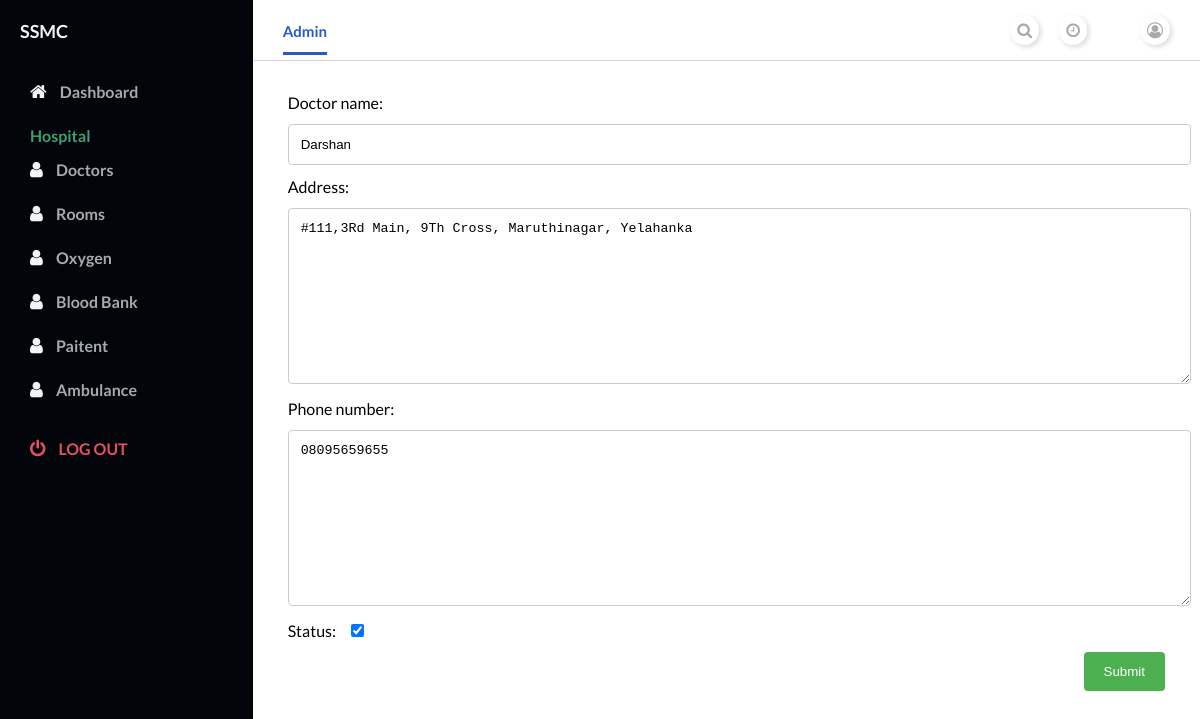
Screenshot of /hospital/dashboard/doctoredit/2/ (signed in) with the database file from the repository.
### hospital/models.py (models this page shows, shortened)
class DoctorModel(models.Model):
    hospital = models.ForeignKey(User, on_delete=models.CASCADE,
                               related_name='hospital')
    doctor_name=models.CharField(max_length=50, null=False, blank=False)
    phone_number = PhoneField(blank=True, help_text='Contact phone number')
    address=models.TextField(blank=True,null=True,default="")
    status=models.BooleanField(default=False)
    class Meta:
        unique_together = ("doctor_name",)
        ordering = ('-status',)

### accounts/models.py (models this page shows, shortened)
class User(AbstractUser):
    username = None
    role = models.CharField(max_length=12, error_messages={
        'required': "Role must be provided"
    })
    gender = models.CharField(max_length=10, blank=True, null=True, default="")
    email = models.EmailField(unique=True, blank=False,
                              error_messages={
                                  'unique': "A user with that email already exists.",
                              })
    address=models.TextField(blank=True,null=True,default="")
    phone_number = PhoneField(blank=True, help_text='Contact phone number')
    pincode=models.CharField( max_length=6, default="")
    USERNAME_FIELD = "email"
    REQUIRED_FIELDS = []
    objects = UserManager()

### hospital/views.py (the view, shortened to what this page needs)
# urls.py: path('doctoredit/<int:pk>/',ItemUpdateView.as_view(), name='doctor-edit'),
class ItemUpdateView(UpdateView):
    model = DoctorModel
    form_class = DoctorStatusUpdateForm
    context_object_name = 'd'
    template_name = 'hospital/doctoredit.html'
    @method_decorator(login_required(login_url=reverse_lazy('accounts:login')))
    @method_decorator(user_is_hospital)
    def dispatch(self, *args, **kwargs):
        self.id = kwargs['pk']
        return super(ItemUpdateView, self).dispatch(*args, **kwargs)

### hospital/forms.py
class DoctorStatusUpdateForm(forms.ModelForm):
    class Meta:
        model=DoctorModel
        fields=['doctor_name','address','phone_number','status',]

### templates/hospital/doctoredit.html (shortened to what this page needs)
{% extends 'hospital/home.html' %}
{% load static %}
{% block content %}
<main>
    <div class="main__container">
      <form action="{% url 'hospital:doctor-edit'  pk=d.id %}" method="post">
{{form.as_p}}
<input type="submit" value="Submit">
</form>
    </div>
  </main>
{% endblock %}

### templates/hospital/home.html (shortened to what this page needs)
{% load static %}
<!DOCTYPE html>
<html lang="en">
<head>
    <link
      rel="stylesheet"
      href="https://stackpath.bootstrapcdn.com/font-awesome/4.7.0/css/font-awesome.min.css"
    />
    <link rel="stylesheet" href="{% static 'dashboard/style.css' %}" />
</head>
<body id="body">
    <div class="container">
    <nav class="navbar">
      <div class="navbar__left">
        <a class="active_link" href="#">Admin</a>
      </div>
      <div class="navbar__right">
        <a href="#">
          <i class="fa fa-search" aria-hidden="true"></i>
        </a>
        <a href="#">
          <i class="fa fa-clock-o" aria-hidden="true"></i>
        </a>
        <a href="#">
          <i class="fa fa-user-circle-o" aria-hidden="true"></i>
        </a>
      </div>
    </nav>
    {% block content %} {% endblock %}
      <div id="sidebar">
        <div class="sidebar__title">
          <div class="sidebar__img">
            <h1> {{ request.user.first_name }}</h1>
          </div>
        </div>
        <div class="sidebar__menu">
          <div class="sidebar__link ">
            <i class="fa fa-home"></i>
            <a href="{% url 'hospital:hospital-dashboard' %}">Dashboard</a>
          </div>
          <h2>Hospital</h2>
          <div class="sidebar__link">
            <i class="fa fa-user" aria-hidden="true"></i>
            <a href="{% url 'hospital:doctor-list' %}">Doctors</a>
          </div>
          <div class="sidebar__link">
            <i class="fa fa-user" aria-hidden="true"></i>
            <a href="{% url 'hospital:room-list' %}">Rooms</a>
          </div>
          <div class="sidebar__link">
            <i class="fa fa-user" aria-hidden="true"></i>
            <a href="{% url 'hospital:oxygen-list' %}">Oxygen</a>
          </div>
          <div class="sidebar__link">
            <i class="fa fa-user" aria-hidden="true"></i>
            <a href="{% url 'hospital:blood-list' %}">Blood Bank</a>
          </div>
          <div class="sidebar__link">
            <i class="fa fa-user" aria-hidden="true"></i>
            <a href="{% url 'hospital:paitent-list' %}">Paitent</a>
          </div>
          <div class="sidebar__link">
            <i class="fa fa-user" aria-hidden="true"></i>
            <a href="{% url 'hospital:ambulance-list' %}">Ambulance</a>
          </div>
           <div class="sidebar__logout">
            <i class="fa fa-power-off"></i>
            <a href="{% url 'accounts:logout' %}">Log out</a>
          </div>
        </div>
      </div>
    </div>
</body>
</html>

### assets/dashboard/style.css (style rules this page uses)
* { margin: 0; padding: 0; }
body { box-sizing: border-box; font-family: "Lato", sans-serif; }
.container { display: grid; height: 100vh; grid-template-columns: 0.8fr 1fr 1fr 1fr; grid-template-rows: 0.2fr 3fr; grid-template-areas: "sidebar nav nav nav" "sidebar main main main"; }
.navbar { background: #ffffff; grid-area: nav; height: 60px; display: flex; align-items: center; justify-content: space-between; padding: 0 30px 0 30px; border-bottom: 1px solid lightgray; }
.navbar__left > a { margin-right: 30px; text-decoration: none; color: #a5aaad; font-size: 15px; font-weight: 700; }
.navbar__left .active_link { color: #265acc; border-bottom: 3px solid #265acc; padding-bottom: 12px; }
.navbar__right { display: flex; justify-content: center; align-items: center; }
.navbar__right > a { margin-left: 20px; text-decoration: none; }
.navbar__right > a > i { color: #a5aaad; font-size: 16px; border-radius: 50px; background: #ffffff; box-shadow: 2px 2px 5px #d9d9d9, -2px -2px 5px #ffffff; padding: 7px; }
main { background: #ffffff; grid-area: main; overflow-y: auto; }
.main__container { padding: 20px 35px; }
#sidebar { background: #020509; grid-area: sidebar; overflow-y: auto; padding: 20px; -webkit-transition: all 0.5s; transition: all 0.5s; }
.sidebar__title { display: flex; justify-content: space-between; align-items: center; color: #f3f4f6; margin-bottom: 30px; }
.sidebar__img { display: flex; align-items: center; }
.sidebar__title > div > h1 { font-size: 18px; display: inline; }
.sidebar__menu > h2 { color: #3ea175; font-size: 16px; margin-top: 15px; margin-bottom: 5px; padding: 0 10px; font-weight: 700; }
.sidebar__link { color: #f3f4f6; padding: 10px; border-radius: 3px; margin-bottom: 5px; }
.sidebar__link > a { text-decoration: none; color: #a5aaad; font-weight: 700; }
.sidebar__link > i { margin-right: 10px; font-size: 18px; }
.sidebar__logout { margin-top: 20px; padding: 10px; color: #e65061; }
.sidebar__logout > a { text-decoration: none; color: #e65061; font-weight: 700; text-transform: uppercase; }
.sidebar__logout > i { margin-right: 10px; font-size: 18px; }

### templates/hospital/doctoredit.html (style rules this page uses)
input[type=text], select, textarea { width: 100%; padding: 12px; border: 1px solid #ccc; border-radius: 4px; resize: vertical; }
label { padding: 12px 12px 12px 0; display: inline-block; }
input[type=submit] { background-color: #4CAF50; color: white; padding: 12px 20px; border: none; border-radius: 4px; cursor: pointer; float: right; }

### rows the page displays
DoctorModel: doctor_name "Darshan", address "#111,3Rd Main, 9Th Cross, Maruthinagar, Yelahanka", phone_number "08095659655", status "☑"
User: user.first_name "SSMC"
